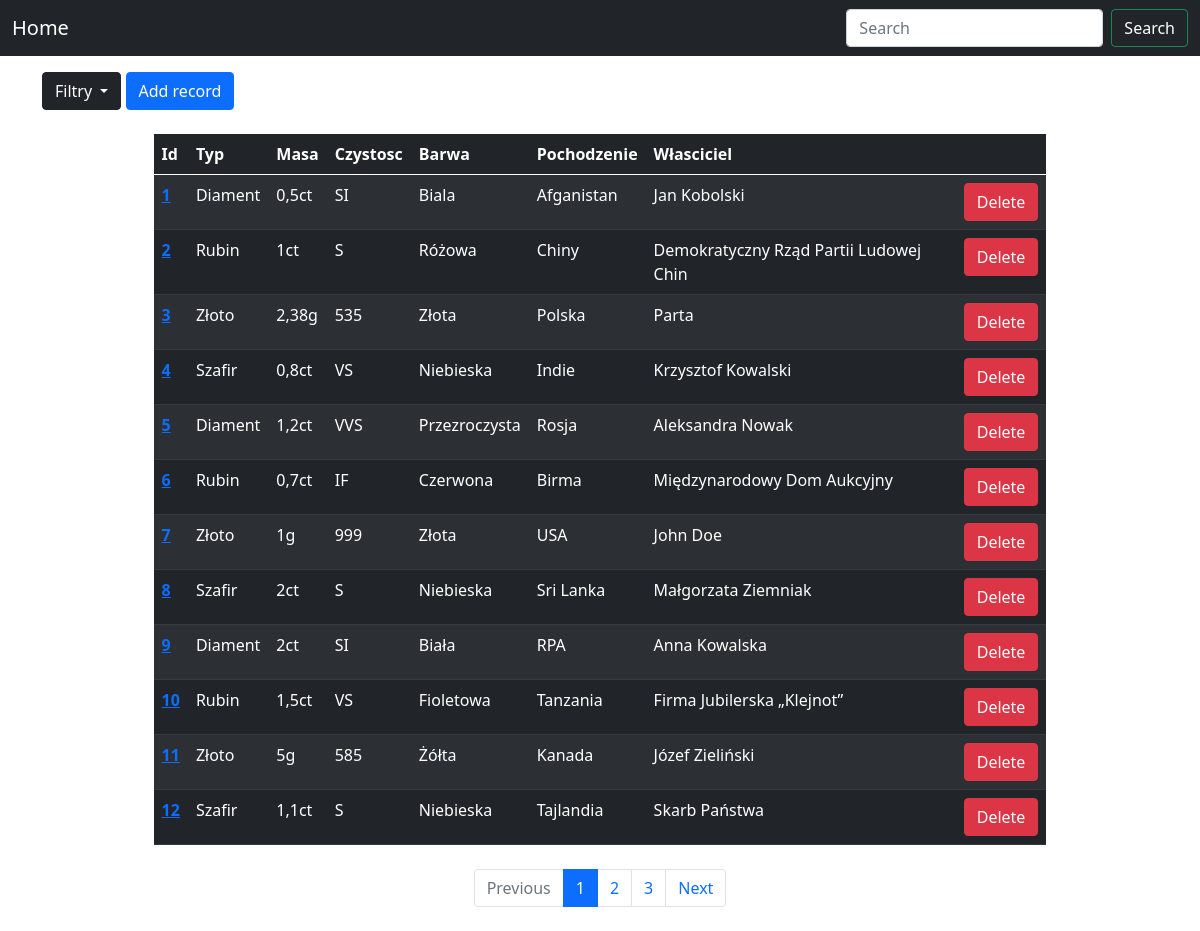
/search/, run on an earlier commit of the app's database.
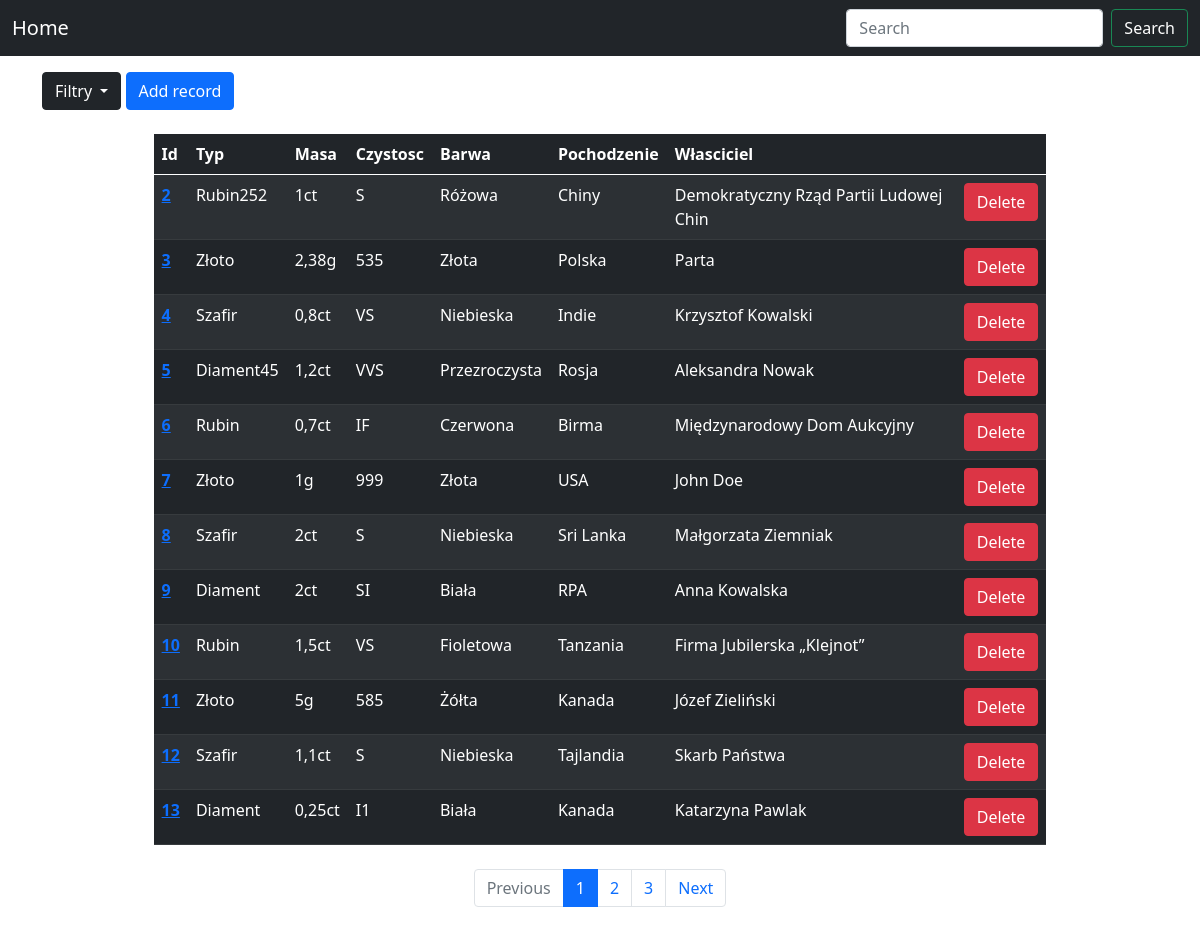
And on a later commit of the database.
### website/models.py (models this page shows, shortened)
class DataCris(models.Model):
    typ = models.CharField(max_length=100)
    masa = models.CharField(max_length=100)
    czystosc = models.CharField(max_length=100)
    barwa = models.CharField(max_length=100)
    pochodzenie = models.CharField(max_length=100)
    wlasciciel = models.CharField(max_length=100)
    objects = models.Manager()  # The default manager.

### website/views.py (the view)
# urls.py: path('search/', views.IndexView.as_view(), name="search"),
class IndexView(TemplateView, PaginatedViewMixin):
    template_name = "website/index.html"
    def get_queryset(self) -> QuerySet[DataCris]:
        order_by: str = self.request.GET.get("order_by")
        query: str = self.request.GET.get("q")
        items = q_DataCris(query) if query else DataCris.objects.all()
        if items.count() == 0:
            messages.warning(self.request, "No items found")
            return items
        match order_by:
            case 'masa_up':
                items = sorted(items, key=lambda x: x.get_masa_in_grams())
            case 'masa_down':
                items = sorted(items, key=lambda x: x.get_masa_in_grams(), reverse=True)
            case 'by_id':
                items = items.order_by('-id')
            case _:
                items = items.order_by('id')
        return items
    def get_context_data(self, **kwargs) -> dict:
        context: dict = super().get_context_data(**kwargs)
        items = self.get_queryset()
        context['page_obj'] = self.paginate_queryset(items, self.paginate_by)
        context['items'] = context['page_obj']
        return context

### website/paginations.py (called while the page is built)
    def paginate_queryset(self, queryset: QuerySet, page_size: int) -> QuerySet:
        paginator = Paginator(queryset, page_size)
        page_number = self.request.GET.get('page')
        return paginator.get_page(page_number)

### website/templatetags/table_tags.py (called while the page is built)
@register.simple_tag(takes_context=True)
def change_params(context, **kwargs):
    query = context['request'].GET.dict()
    query.update(kwargs)
    return urlencode(query)

### website/templates/website/index.html (shortened to what this page needs)
{% extends "website/base.html" %}
{% load table_tags %}
{% block content %}
<div class="container" class="dropdown mb-1">
    <button class="btn btn-secondary dropdown-toggle btn-dark" type="button" data-bs-toggle="dropdown"
        aria-expanded="false">
        Filtry
    </button>
    <a href="{% url 'website:add_record' %}" class="btn btn-primary">Add record</a>
</div>
    <div class="container mt-4">
        <table class="table table-dark table-striped mx-auto" style="width: 80%;">
            <thead>
                <tr>
                <th scope="col">Id</th>
                <th scope="col">Typ</th>
                <th scope="col">Masa</th>
                <th scope="col">Czystosc</th>
                <th scope="col">Barwa</th>
                <th scope="col">Pochodzenie</th>
                <th scope="col">Własciciel</th>
                <th scope="col"></th>
                </tr>
            </thead>
            <tbody>
                {% for item in items %}
                    <tr>
                    <th scope="row">
                        <a href="{% url "website:single_index" item.id %} ">
                        {{item.id}}
                    </th>
                    <td>{{item.typ}}</td>
                    <td>{{item.masa}}</td>
                    <td>{{item.czystosc}}</td>
                    <td>{{item.barwa}}</td>
                    <td>{{item.pochodzenie}}</td>
                    <td>{{item.wlasciciel}}</td>
                    <td>
                        <a href="{% url 'website:delete_record' item.id %}"
                           class="btn btn-danger"
                           onclick="return confirm('Are you sure you want to delete this item?');">Delete</a>
                    </td>
                    </tr>
                {% endfor %}
            </tbody>
            </table>
    </div>
{% if items %}
<nav aria-label="Page navigation example">
    <ul class="pagination justify-content-center my-4">
        <div class="custom-shadow d-flex">
            <li class="page-item {% if not page_obj.has_previous %} disabled {% endif %}">
                <a class="page-link" href=
                "{% if page_obj.has_previous %}?{% change_params page=page_obj.previous_page_number %}{% else %}#{% endif %}">Previous</a>
            </li>
            {% for page in page_obj.paginator.page_range %}
                {% if page <= page_obj.number|add:2 and page >= page_obj.number|add:-2%}
                <li class="page-item {% if items.number == page%}active{%endif%}"><a class="page-link" href="?{% change_params page=page %}">{{page}}</a></li>
                {% endif %}
            {% endfor %}
            <li class="page-item {% if not page_obj.has_next %} disabled {% endif %}">
                <a class="page-link" href=
                "{% if page_obj.has_next %}?{% change_params page=page_obj.next_page_number %}{% else %}#{% endif %}">Next</a>
            </li>
        </div>
    </ul>
</nav>
{% endif %}
{% endblock content %}

### website/templates/website/base.html (shortened to what this page needs)
<!doctype html>
<html lang="en">
  <head>
    <link href="https://cdn.jsdelivr.net/npm/bootstrap@5.0.2/dist/css/bootstrap.min.css" rel="stylesheet">
  </head>
  <body>
    <nav class="navbar navbar-dark bg-dark">
        <div class="container-fluid">
          <a class="navbar-brand" href="{% url "website:index" %}">Home</a>
          <form class="d-flex" role="search" action="{% url "website:search" %}" method="get">
            <input class="form-control me-2" type="search" name="q" placeholder="Search" aria-label="Search" value="{{ request.GET.q }}">
            <button class="btn btn-outline-success text-white" type="submit">Search</button>
        </form>
        </div>
    </nav>
    {% include "website/includes/notifications.html" %}
     {% block content %}{% endblock content %}
  </body>
</html>

### website/templates/website/includes/notifications.html (shortened to what this page needs)
<header class="top-bar">

What changed in the data, as far as the page shows it:
removed DataCris: id "1", typ "Diament", masa "0,5ct", czystosc "SI", barwa "Biala", pochodzenie "Afganistan", wlasciciel "Jan Kobolski"
changed DataCris "1ct": typ "Rubin" → "Rubin252"
changed DataCris "1,2ct": typ "Diament" → "Diament45"
now on this page (row unchanged): DataCris: id "13", typ "Diament", masa "0,25ct", czystosc "I1", barwa "Biała", pochodzenie "Kanada", wlasciciel "Katarzyna Pawlak"
